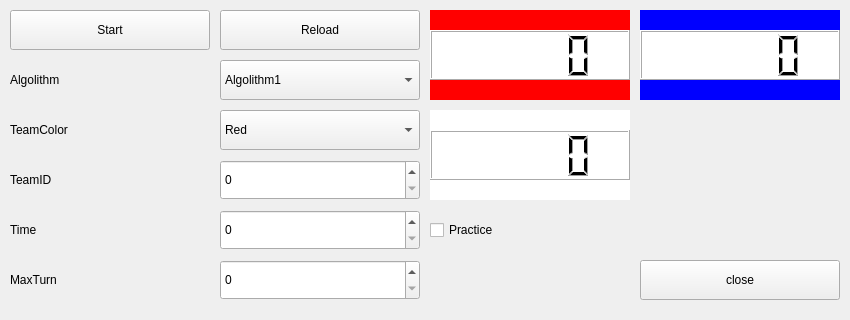
<?xml version="1.0" encoding="UTF-8"?>
<ui version="4.0">
 <class>MainWindow</class>
 <widget class="QWidget" name="MainWindow">
  <property name="windowModality">
   <enum>Qt::NonModal</enum>
  </property>
  <property name="geometry">
   <rect>
    <x>0</x>
    <y>0</y>
    <width>850</width>
    <height>320</height>
   </rect>
  </property>
  <property name="font">
   <font>
    <family>MS UI Gothic</family>
   </font>
  </property>
  <property name="windowTitle">
   <string>MainWindow</string>
  </property>
  <widget class="QPushButton" name="pushButton_close">
   <property name="geometry">
    <rect>
     <x>640</x>
     <y>260</y>
     <width>200</width>
     <height>40</height>
    </rect>
   </property>
   <property name="text">
    <string>close</string>
   </property>
  </widget>
  <widget class="QPushButton" name="pushButton_reload">
   <property name="geometry">
    <rect>
     <x>220</x>
     <y>10</y>
     <width>200</width>
     <height>40</height>
    </rect>
   </property>
   <property name="text">
    <string>Reload</string>
   </property>
  </widget>
  <widget class="QPushButton" name="pushButton_start">
   <property name="enabled">
    <bool>true</bool>
   </property>
   <property name="geometry">
    <rect>
     <x>10</x>
     <y>10</y>
     <width>200</width>
     <height>40</height>
    </rect>
   </property>
   <property name="maximumSize">
    <size>
     <width>16777215</width>
     <height>16777215</height>
    </size>
   </property>
   <property name="cursor">
    <cursorShape>ArrowCursor</cursorShape>
   </property>
   <property name="mouseTracking">
    <bool>false</bool>
   </property>
   <property name="text">
    <string>Start</string>
   </property>
  </widget>
  <widget class="QLabel" name="label_algolithm">
   <property name="geometry">
    <rect>
     <x>10</x>
     <y>60</y>
     <width>200</width>
     <height>40</height>
    </rect>
   </property>
   <property name="text">
    <string>Algolithm</string>
   </property>
  </widget>
  <widget class="QLabel" name="label_teamColor">
   <property name="geometry">
    <rect>
     <x>10</x>
     <y>110</y>
     <width>200</width>
     <height>40</height>
    </rect>
   </property>
   <property name="text">
    <string>TeamColor</string>
   </property>
  </widget>
  <widget class="QLabel" name="label_time">
   <property name="geometry">
    <rect>
     <x>10</x>
     <y>210</y>
     <width>200</width>
     <height>40</height>
    </rect>
   </property>
   <property name="text">
    <string>Time</string>
   </property>
  </widget>
  <widget class="QLabel" name="label_maxTurn">
   <property name="geometry">
    <rect>
     <x>10</x>
     <y>260</y>
     <width>200</width>
     <height>40</height>
    </rect>
   </property>
   <property name="text">
    <string>MaxTurn</string>
   </property>
  </widget>
  <widget class="QComboBox" name="comboBox_algolithm">
   <property name="geometry">
    <rect>
     <x>220</x>
     <y>60</y>
     <width>200</width>
     <height>40</height>
    </rect>
   </property>
   <item>
    <property name="text">
     <string>Algolithm1</string>
    </property>
   </item>
   <item>
    <property name="text">
     <string>Algolithm2</string>
    </property>
   </item>
  </widget>
  <widget class="QComboBox" name="comboBox_teamColor">
   <property name="geometry">
    <rect>
     <x>220</x>
     <y>110</y>
     <width>200</width>
     <height>40</height>
    </rect>
   </property>
   <item>
    <property name="text">
     <string>Red</string>
    </property>
   </item>
   <item>
    <property name="text">
     <string>Blue</string>
    </property>
   </item>
  </widget>
  <widget class="QSpinBox" name="spinBox_time">
   <property name="geometry">
    <rect>
     <x>220</x>
     <y>210</y>
     <width>200</width>
     <height>40</height>
    </rect>
   </property>
  </widget>
  <widget class="QSpinBox" name="spinBox_maxTurn">
   <property name="geometry">
    <rect>
     <x>220</x>
     <y>260</y>
     <width>200</width>
     <height>40</height>
    </rect>
   </property>
  </widget>
  <widget class="QLabel" name="label_color_red">
   <property name="geometry">
    <rect>
     <x>430</x>
     <y>10</y>
     <width>200</width>
     <height>20</height>
    </rect>
   </property>
   <property name="styleSheet">
    <string notr="true">background:#f00</string>
   </property>
   <property name="text">
    <string/>
   </property>
  </widget>
  <widget class="QLabel" name="label_color_blue">
   <property name="geometry">
    <rect>
     <x>640</x>
     <y>10</y>
     <width>200</width>
     <height>20</height>
    </rect>
   </property>
   <property name="styleSheet">
    <string notr="true">background:#00f</string>
   </property>
   <property name="text">
    <string/>
   </property>
  </widget>
  <widget class="QLabel" name="label_color_red_2">
   <property name="geometry">
    <rect>
     <x>430</x>
     <y>80</y>
     <width>200</width>
     <height>20</height>
    </rect>
   </property>
   <property name="styleSheet">
    <string notr="true">background:#f00</string>
   </property>
   <property name="text">
    <string/>
   </property>
  </widget>
  <widget class="QLabel" name="label_color_blue_2">
   <property name="geometry">
    <rect>
     <x>640</x>
     <y>80</y>
     <width>200</width>
     <height>20</height>
    </rect>
   </property>
   <property name="styleSheet">
    <string notr="true">background:#00f</string>
   </property>
   <property name="text">
    <string/>
   </property>
  </widget>
  <widget class="QLCDNumber" name="lcdNumber_red">
   <property name="geometry">
    <rect>
     <x>430</x>
     <y>30</y>
     <width>200</width>
     <height>50</height>
    </rect>
   </property>
   <property name="styleSheet">
    <string notr="true">background:#fff</string>
   </property>
  </widget>
  <widget class="QLCDNumber" name="lcdNumber_blue">
   <property name="geometry">
    <rect>
     <x>640</x>
     <y>30</y>
     <width>200</width>
     <height>50</height>
    </rect>
   </property>
   <property name="styleSheet">
    <string notr="true">background:#fff</string>
   </property>
  </widget>
  <widget class="QLCDNumber" name="lcdNumber_3">
   <property name="geometry">
    <rect>
     <x>430</x>
     <y>130</y>
     <width>200</width>
     <height>50</height>
    </rect>
   </property>
   <property name="styleSheet">
    <string notr="true">background:#fff</string>
   </property>
  </widget>
  <widget class="QLabel" name="label_color_white">
   <property name="geometry">
    <rect>
     <x>430</x>
     <y>110</y>
     <width>200</width>
     <height>20</height>
    </rect>
   </property>
   <property name="styleSheet">
    <string notr="true">background:#fff</string>
   </property>
   <property name="text">
    <string/>
   </property>
  </widget>
  <widget class="QLabel" name="label_color_white_2">
   <property name="geometry">
    <rect>
     <x>430</x>
     <y>180</y>
     <width>200</width>
     <height>20</height>
    </rect>
   </property>
   <property name="styleSheet">
    <string notr="true">background:#fff</string>
   </property>
   <property name="text">
    <string/>
   </property>
  </widget>
  <widget class="QLabel" name="label_teamID">
   <property name="geometry">
    <rect>
     <x>10</x>
     <y>160</y>
     <width>200</width>
     <height>40</height>
    </rect>
   </property>
   <property name="text">
    <string>TeamID</string>
   </property>
  </widget>
  <widget class="QSpinBox" name="spinBox_teamID">
   <property name="geometry">
    <rect>
     <x>220</x>
     <y>160</y>
     <width>200</width>
     <height>40</height>
    </rect>
   </property>
   <property name="maximum">
    <number>999999999</number>
   </property>
  </widget>
  <widget class="QCheckBox" name="checkBox_practice">
   <property name="geometry">
    <rect>
     <x>430</x>
     <y>210</y>
     <width>200</width>
     <height>40</height>
    </rect>
   </property>
   <property name="text">
    <string>Practice</string>
   </property>
  </widget>
 </widget>
 <layoutdefault spacing="6" margin="11"/>
 <resources/>
 <connections/>
</ui>
